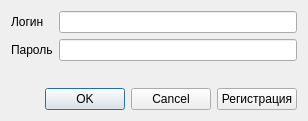
<?xml version="1.0" encoding="UTF-8"?>
<ui version="4.0">
 <class>LoginForm</class>
 <widget class="QWidget" name="LoginForm">
  <property name="geometry">
   <rect>
    <x>0</x>
    <y>0</y>
    <width>308</width>
    <height>121</height>
   </rect>
  </property>
  <property name="windowTitle">
   <string>Form</string>
  </property>
  <layout class="QVBoxLayout" name="verticalLayout">
   <item>
    <layout class="QFormLayout" name="formLayout">
     <item row="0" column="0">
      <widget class="QLabel" name="labelLogin">
       <property name="text">
        <string>Логин</string>
       </property>
      </widget>
     </item>
     <item row="1" column="0">
      <widget class="QLabel" name="labelPassword">
       <property name="text">
        <string>Пароль</string>
       </property>
      </widget>
     </item>
     <item row="0" column="1">
      <widget class="QLineEdit" name="loginEdit"/>
     </item>
     <item row="1" column="1">
      <widget class="QLineEdit" name="passwordEdit">
       <property name="echoMode">
        <enum>QLineEdit::Password</enum>
       </property>
      </widget>
     </item>
    </layout>
   </item>
   <item>
    <spacer name="verticalSpacer">
     <property name="orientation">
      <enum>Qt::Vertical</enum>
     </property>
     <property name="sizeHint" stdset="0">
      <size>
       <width>20</width>
       <height>40</height>
      </size>
     </property>
    </spacer>
   </item>
   <item>
    <layout class="QHBoxLayout" name="horizontalLayout">
     <item>
      <widget class="QDialogButtonBox" name="buttonBox">
       <property name="standardButtons">
        <set>QDialogButtonBox::Cancel|QDialogButtonBox::Ok</set>
       </property>
      </widget>
     </item>
     <item>
      <widget class="QPushButton" name="registrationButton">
       <property name="text">
        <string>Регистрация</string>
       </property>
      </widget>
     </item>
    </layout>
   </item>
  </layout>
 </widget>
 <resources/>
 <connections>
  <connection>
   <sender>buttonBox</sender>
   <signal>accepted()</signal>
   <receiver>loginEdit</receiver>
   <slot>lower()</slot>
   <hints>
    <hint type="sourcelabel">
     <x>101</x>
     <y>98</y>
    </hint>
    <hint type="destinationlabel">
     <x>183</x>
     <y>22</y>
    </hint>
   </hints>
  </connection>
 </connections>
</ui>
